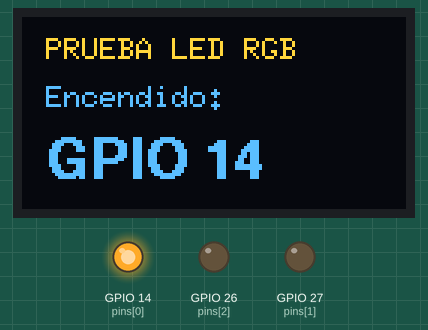
Simulated run of this sketch. Board: ESP32. Parts: 128×64 one-colour display, output pins drawn as LEDs (lit = HIGH). The OLED is the two-colour kind (top 16 rows yellow).

Above: at 0.1 s.
At 3.1 s:
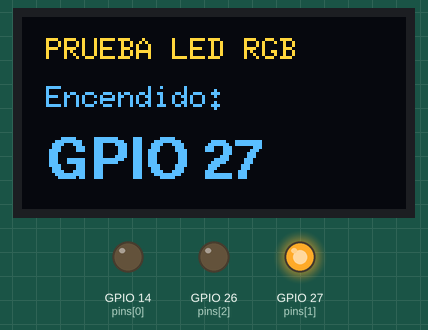
At 6.2 s:
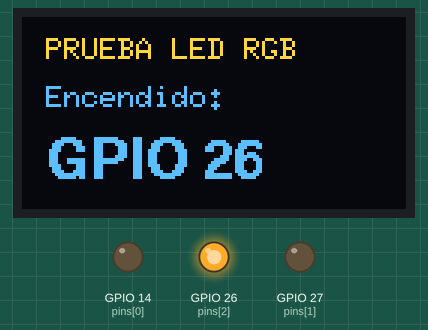
Timing chart, 0 to 128.6 s (numbered marks = the images above):
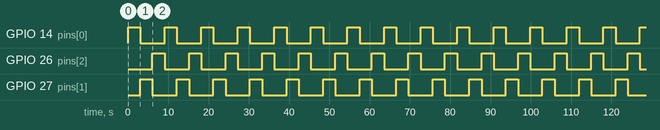

The sketch:

prueba_led.ino
```cpp
// Prueba del LED RGB: enciende un pin a la vez y muestra en la OLED cuál es.
#include <Wire.h>
#include <U8g2lib.h>
U8G2_SH1106_128X64_NONAME_F_HW_I2C oled(U8G2_R0, U8X8_PIN_NONE);
const uint8_t pins[] = {14, 27, 26};
void setup() {
  Wire.begin(22, 21);
  oled.begin(); oled.setContrast(255);
  for (uint8_t p : pins) { pinMode(p, OUTPUT); digitalWrite(p, LOW); }
}
void loop() {
  for (uint8_t i = 0; i < 3; i++) {
    for (uint8_t p : pins) digitalWrite(p, LOW);
    digitalWrite(pins[i], HIGH);
    oled.clearBuffer();
    oled.setFont(u8g2_font_6x10_tr); oled.drawStr(8, 14, "PRUEBA LED RGB");
    oled.drawStr(8, 30, "Encendido:");
    char b[12]; snprintf(b, sizeof(b), "GPIO %d", pins[i]);
    oled.setFont(u8g2_font_helvB14_tr); oled.drawStr(8, 54, b);
    oled.sendBuffer();
    delay(3000);
  }
}
```

Measured:
- by itself, GPIO 14 (pins[0]), GPIO 26 (pins[2]), GPIO 27 (pins[1]): alternates HIGH for 3.0 s and LOW for 6.1 s
- by itself, everything shown: repeats every 9.1 s, in 3 steps
- what the display in image 1 shows lasts 3.0 s, from 3.1 s to 6.1 s
